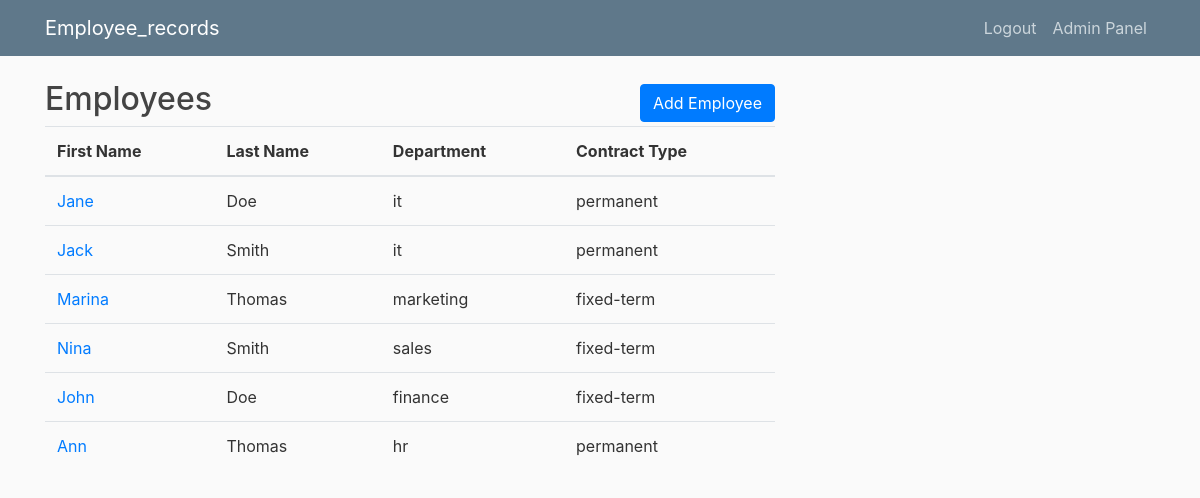
The app's page / (signed in), older data.
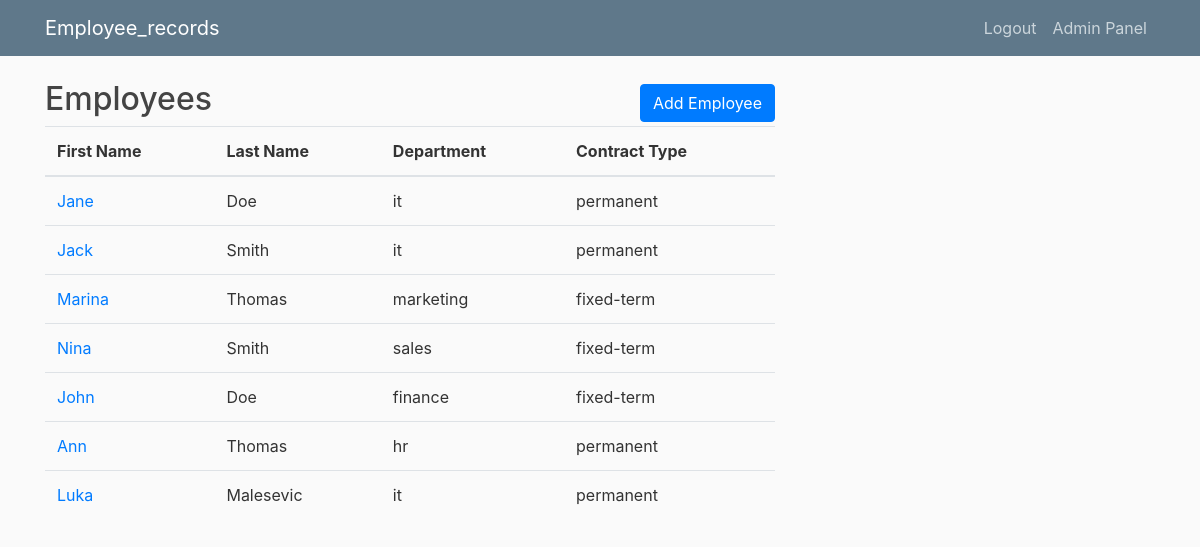
The same page, newer data.
### employee/models.py (models this page shows, shortened)
class Employee(models.Model):
    CONTRACT_TYPE_CHOICES = [
        ('permanent', 'Permanent'),
        ('fixed-term', 'Fixed-term'),
    ]
    GENDER_CHOICES = [
        ('male', 'Male'),
        ('female', 'Female'),
    ]
    DEPARTMENT_CHOICES = [
        ('hr', 'Human Resources'),
        ('it', 'Information Technology'),
        ('sales', 'Sales'),
        ('finance', 'Finance'),
        ('marketing', 'Marketing'),
    ]
    name_validator = RegexValidator(r'^[a-zA-Z]+$', 'Only letters are allowed.')
    first_name = models.CharField(max_length=50, validators=[name_validator])
    last_name = models.CharField(max_length=50, validators=[name_validator])
    gender = models.CharField(max_length=10, choices=GENDER_CHOICES, blank=True, null=True)
    birth_year = models.PositiveIntegerField(validators=[MinValueValidator(1900), MaxValueValidator(datetime.now().year)], null=False, blank=False)
    start_date = models.DateField()
    contract_type = models.CharField(max_length=20, choices=CONTRACT_TYPE_CHOICES)
    contract_duration = models.IntegerField(blank=True, null=True, validators=[MinValueValidator(0)])
    department = models.CharField(max_length=20, choices=DEPARTMENT_CHOICES)
    annual_leave_days = models.IntegerField(null=True, blank=True, default=None)
    free_days = models.IntegerField(null=True, blank=True, default=None)
    paid_leave_days = models.IntegerField(null=True, blank=True, default=None)

### employee/views.py (the view)
# urls.py: path('', views.home, name = 'employee-home'),
@login_required
def home(request):
    context = {
        "employees": Employee.objects.all()
    }
    return render (request, "employee/home.html", context)

### employee/templates/employee/home.html
{% extends "employee/base.html" %}
{% block content %}
    <div class="content-header d-flex justify-content-between align-items-center">
        <h2>Employees</h2>
        <a href="{% url 'add-employee' %}" class="btn btn-primary">Add Employee</a>
    </div>
    <table class="table">
        <thead>
            <tr>
                <th>First Name</th>
                <th>Last Name</th>
                <th>Department</th>
                <th>Contract Type</th>
            </tr>
        </thead>
        <tbody>
            {% for employee in employees %}
                <tr>
                    <td><a href="{% url 'detail-employee' employee.pk %}">{{ employee.first_name }}</a></td>
                    <td>{{ employee.last_name }}</td>
                    <td>{{ employee.department }}</td>
                    <td>{{ employee.contract_type }}</td>
                </tr>
            {% endfor %}
        </tbody>
    </table>
{% endblock content %}

Row changes from the older to the newer data that the page shows:
added Employee: first_name "Luka", last_name "Malesevic", department "it", contract_type "permanent"
